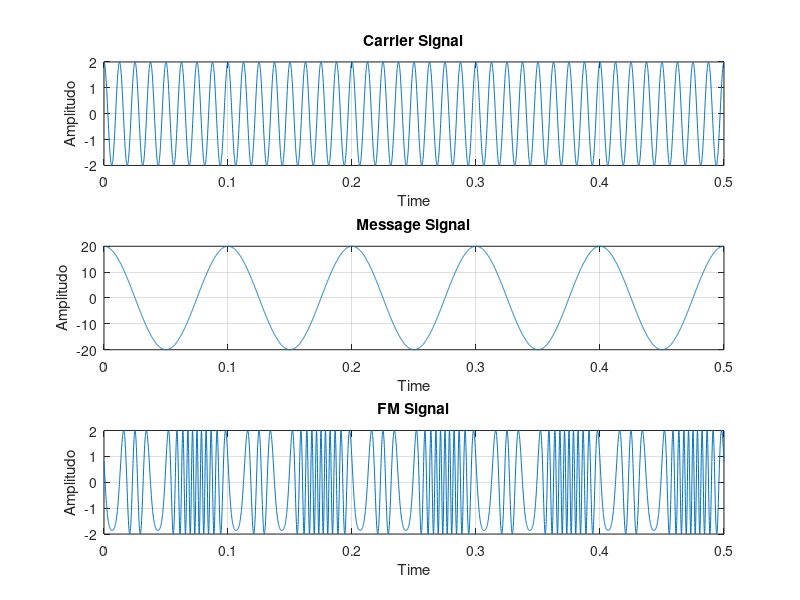
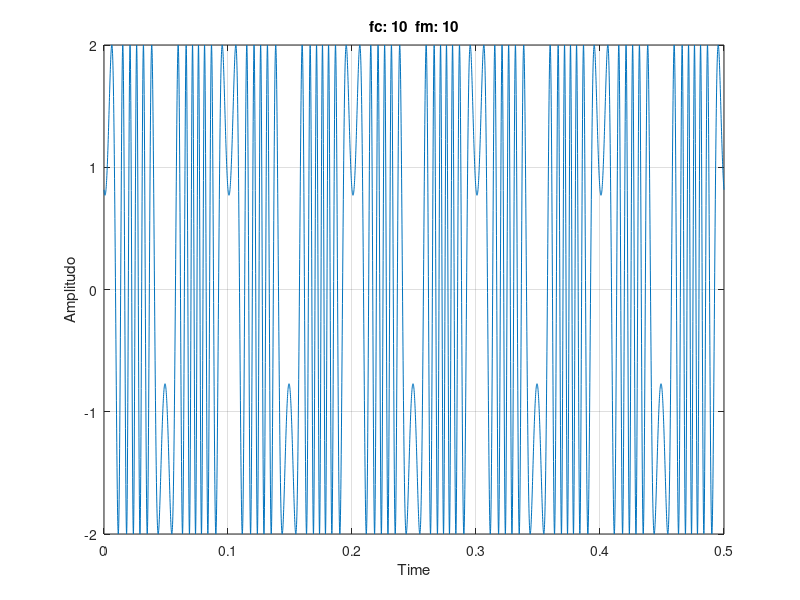
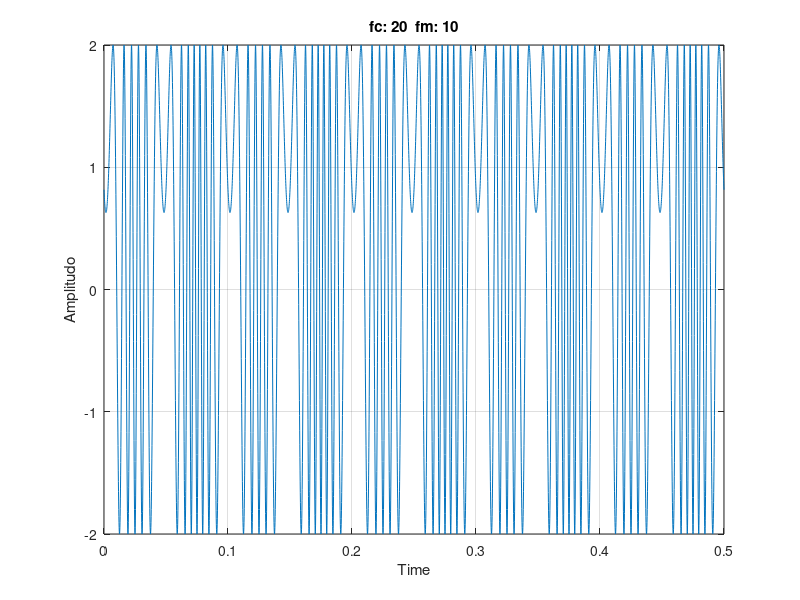
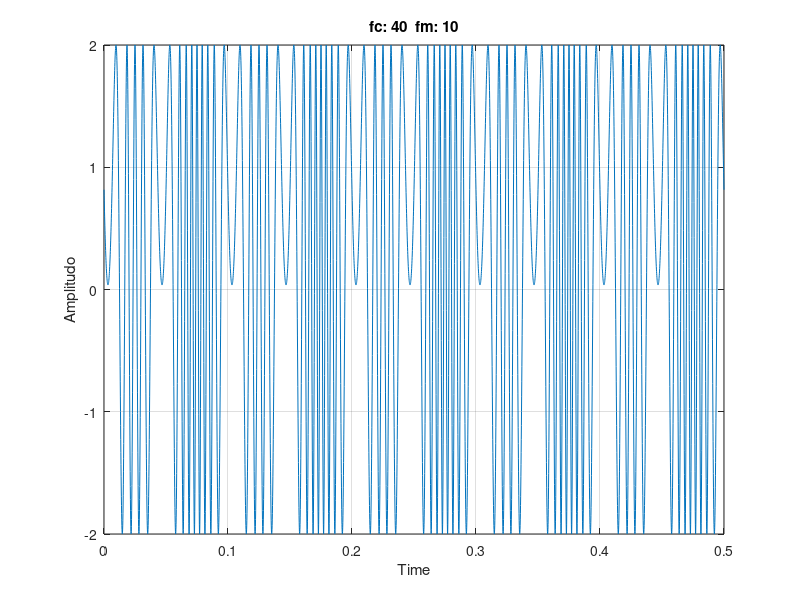

Here is the MATLAB script that generated these plots, in order:
clear all;
close all;

% Percobaan 2.1 Melihat Sinyal Termodulasi FM 
fm=10; %Frekuensi sinyal informasi
fc=80; %Frekuensi sinyal carrier
t=0:0.0001:0.5;

Ai =20 %amplitudo sinyal informasi
m=Ai*cos(2*pi*fm*t); % sinyal informasi

figure('Name','Percobaan 2.1 Melihat Sinyal Termodulasi FM')

subplot(3,1,2);
plot(t,m); xlabel('Time'); ylabel('Amplitudo');
title('Message Signal'); grid on;

Ac = 2; c=Ac*cos(2*pi*fc*t); % sinyal carrier
subplot(3,1,1);
plot(t,c); xlabel('Time'); ylabel('Amplitudo');
title('Carrier Signal'); grid on;

y=Ac*cos(2*pi*fc*t+(m));
subplot(3,1,3);
plot(t,y); xlabel('Time'); ylabel('Amplitudo');
title('FM Signal'); grid on;

% 2.2 Pengaruh Frekuensi pada Sinyal Termodulasi FM
fm=10;

figure('Name','2.2.1. Pengaruh Frekuensi pada Sinyal Termodulasi FM')
% subplot(2,2,1); 
fc=10;
m=Ai*cos(2*pi*fm*t); % sinyal informasi
Ac = 2; c=Ac*cos(2*pi*fc*t); % sinyal carrier
y=Ac*cos(2*pi*fc*t+(m));
plot(t,y); xlabel('Time'); ylabel('Amplitudo');
title(['fc: ',num2str(fc),'  fm: ',num2str(fm)]); grid on;

figure('Name','2.2.2. Pengaruh Frekuensi pada Sinyal Termodulasi FM')
% subplot(2,2,2); 
fc=20;
m=Ai*cos(2*pi*fm*t); % sinyal informasi
Ac = 2; c=Ac*cos(2*pi*fc*t); % sinyal carrier
y=Ac*cos(2*pi*fc*t+(m));
plot(t,y); xlabel('Time'); ylabel('Amplitudo');
title(['fc: ',num2str(fc),'  fm: ',num2str(fm)]); grid on;

figure('Name','2.2.3. Pengaruh Frekuensi pada Sinyal Termodulasi FM')
% subplot(2,2,3); 
fc=40;
m=Ai*cos(2*pi*fm*t); % sinyal informasi
Ac = 2; c=Ac*cos(2*pi*fc*t); % sinyal carrier
y=Ac*cos(2*pi*fc*t+(m));
plot(t,y); xlabel('Time'); ylabel('Amplitudo');
title(['fc: ',num2str(fc),'  fm: ',num2str(fm)]); grid on;

figure('Name','2.2.4. Pengaruh Frekuensi pada Sinyal Termodulasi FM')
% subplot(2,2,4); 
fc=80;
m=Ai*cos(2*pi*fm*t); % sinyal informasi
Ac = 2; c=Ac*cos(2*pi*fc*t); % sinyal carrier
y=Ac*cos(2*pi*fc*t+(m));
plot(t,y); xlabel('Time'); ylabel('Amplitudo');
title(['fc: ',num2str(fc),'  fm: ',num2str(fm)]); grid on;

fc=10

figure('Name','2.2.5. Pengaruh Frekuensi pada Sinyal Termodulasi FM')
% subplot(2,1,1); 
fm=80;
m=Ai*cos(2*pi*fm*t); % sinyal informasi
Ac = 2; c=Ac*cos(2*pi*fc*t); % sinyal carrier
y=Ac*cos(2*pi*fc*t+(m));
plot(t,y); xlabel('Time'); ylabel('Amplitudo');
title(['fc: ',num2str(fc),'  fm: ',num2str(fm)]); grid on;

figure('Name','2.2.6. Pengaruh Frekuensi pada Sinyal Termodulasi FM')
% subplot(2,1,2); 
fm=30;
m=Ai*cos(2*pi*fm*t); % sinyal informasi
Ac = 2; c=Ac*cos(2*pi*fc*t); % sinyal carrier
y=Ac*cos(2*pi*fc*t+(m));
plot(t,y); xlabel('Time'); ylabel('Amplitudo');
title(['fc: ',num2str(fc),'  fm: ',num2str(fm)]); grid on;

%% 2.3 Pengaruh Amplitudo pada Sinyal Termodulasi FM 

figure('Name','2.3. Pengaruh Frekuensi pada Sinyal Termodulasi FM')

subplot(3,2,1); Ac = 5; Ai =5; 
m=Ai*cos(2*pi*fm*t); % sinyal informasi
c=Ac*cos(2*pi*fc*t); % sinyal carrier
y=Ac*cos(2*pi*fc*t+(m));
plot(t,y); xlabel('Time'); ylabel('Amplitudo');
title(['ac: ',num2str(Ac),'  ai: ',num2str(Ai)]);

subplot(3,2,3); Ac =5; Ai = 10;
m=Ai*cos(2*pi*fm*t); % sinyal informasi
c=Ac*cos(2*pi*fc*t); % sinyal carrier
y=Ac*cos(2*pi*fc*t+(m));
plot(t,y); xlabel('Time'); ylabel('Amplitudo');
title(['ac: ',num2str(Ac),'  ai: ',num2str(Ai)]);

subplot(3,2,5); Ac = 5; Ai =20; 
m=Ai*cos(2*pi*fm*t); % sinyal informasi
c=Ac*cos(2*pi*fc*t); % sinyal carrier
y=Ac*cos(2*pi*fc*t+(m));
plot(t,y); xlabel('Time'); ylabel('Amplitudo');
title(['ac: ',num2str(Ac),'  ai: ',num2str(Ai)]);

subplot(3,2,2); Ac =10; Ai = 5;
m=Ai*cos(2*pi*fm*t); % sinyal informasi
c=Ac*cos(2*pi*fc*t); % sinyal carrier
y=Ac*cos(2*pi*fc*t+(m));
plot(t,y); xlabel('Time'); ylabel('Amplitudo');
title(['ac: ',num2str(Ac),'  ai: ',num2str(Ai)]);

subplot(3,2,4); Ac = 20; Ai =5; 
m=Ai*cos(2*pi*fm*t); % sinyal informasi
c=Ac*cos(2*pi*fc*t); % sinyal carrier
y=Ac*cos(2*pi*fc*t+(m));
plot(t,y); xlabel('Time'); ylabel('Amplitudo');
title(['ac: ',num2str(Ac),'  ai: ',num2str(Ai)]);

subplot(3,2,6); Ac =20; Ai = 10;
m=Ai*cos(2*pi*fm*t); % sinyal informasi
c=Ac*cos(2*pi*fc*t); % sinyal carrier
y=Ac*cos(2*pi*fc*t+(m));
plot(t,y); xlabel('Time'); ylabel('Amplitudo');
title(['ac: ',num2str(Ac),'  ai: ',num2str(Ai)]);